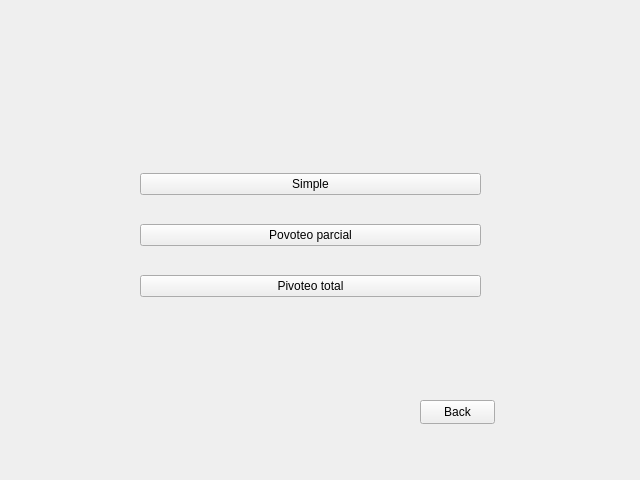
<?xml version="1.0" encoding="UTF-8"?>
<ui version="4.0">
 <class>Eliminacion_Gaussiana</class>
 <widget class="QFrame" name="Eliminacion_Gaussiana">
  <property name="geometry">
   <rect>
    <x>0</x>
    <y>0</y>
    <width>640</width>
    <height>480</height>
   </rect>
  </property>
  <property name="windowTitle">
   <string>Frame</string>
  </property>
  <widget class="QPushButton" name="back">
   <property name="geometry">
    <rect>
     <x>420</x>
     <y>400</y>
     <width>75</width>
     <height>24</height>
    </rect>
   </property>
   <property name="text">
    <string>Back</string>
   </property>
  </widget>
  <widget class="QWidget" name="">
   <property name="geometry">
    <rect>
     <x>140</x>
     <y>150</y>
     <width>341</width>
     <height>171</height>
    </rect>
   </property>
   <layout class="QVBoxLayout" name="verticalLayout">
    <item>
     <widget class="QPushButton" name="simple">
      <property name="text">
       <string>Simple</string>
      </property>
     </widget>
    </item>
    <item>
     <widget class="QPushButton" name="p_parcial">
      <property name="text">
       <string>Povoteo parcial</string>
      </property>
     </widget>
    </item>
    <item>
     <widget class="QPushButton" name="p_total">
      <property name="text">
       <string>Pivoteo total</string>
      </property>
     </widget>
    </item>
   </layout>
  </widget>
 </widget>
 <resources/>
 <connections/>
</ui>
